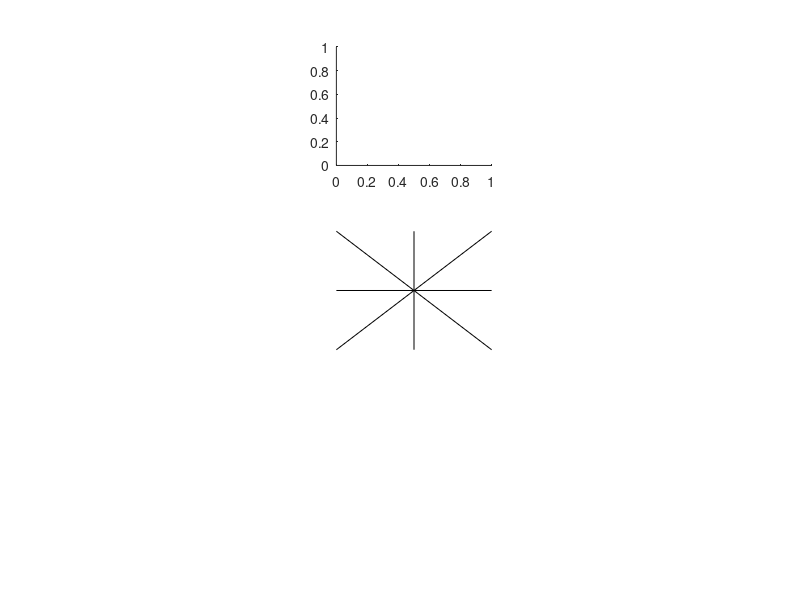

The MATLAB source for this figure: (Note: this script raises an error after producing the figure.)
%plot middle angle directions
subplot(3,3,5);
hold on;
plot([0 2],[1 1],'k',[1 1],[0 2],'k',[0 2],[0 2],'k',[0 2],[2 0],'k')
xlim([0 2])
ylim([0 2])
set(gca,'visible','off');

%plot k = 1
subplot(3,3,2);
histogram(spike_counts_per_angle{1},'Normalization','probability');
spike_counts = spike_counts_per_angle{1};
spike_counts_normalized = spike_counts/sum(spike_counts);
lambda = poissfit(spike_counts);
x = 1:50;
y = poisspdf(x,lambda);
hold on;
plot(x,y);
ylabel('Normalized Distribution')
xlabel('Spike Counts')
title('Angle = 30pi/180');
xlim([0 50])
ylim([0 0.5])

%plot k = 2
subplot(3,3,3);
histogram(spike_counts_per_angle{2},'Normalization','probability');
spike_counts = spike_counts_per_angle{2};
spike_counts_normalized = spike_counts/sum(spike_counts);
lambda = poissfit(spike_counts);
x = 1:50;
y = poisspdf(x,lambda);
hold on;
plot(x,y);
ylabel('Normalized Distribution')
xlabel('Spike Counts')
title('Angle = 70pi/180');
xlim([0 50])
ylim([0 0.5])

%plot k = 3
subplot(3,3,6);
histogram(spike_counts_per_angle{3},'Normalization','probability');
spike_counts = spike_counts_per_angle{3};
spike_counts_normalized = spike_counts/sum(spike_counts);
lambda = poissfit(spike_counts);
x = 1:50;
y = poisspdf(x,lambda);
hold on;
plot(x,y);
ylabel('Normalized Distribution')
xlabel('Spike Counts')
title('Angle = 110pi/180');
xlim([0 50])
ylim([0 0.5])

%plot k = 4
subplot(3,3,9);
histogram(spike_counts_per_angle{4},'Normalization','probability');
spike_counts = spike_counts_per_angle{4};
spike_counts_normalized = spike_counts/sum(spike_counts);
lambda = poissfit(spike_counts);
x = 1:50;
y = poisspdf(x,lambda);
hold on;
plot(x,y);
ylabel('Normalized Distribution')
xlabel('Spike Counts')
title('Angle = 150pi/180');
xlim([0 50])
ylim([0 0.5])

%plot k = 5
subplot(3,3,8);
histogram(spike_counts_per_angle{5},'Normalization','probability');
spike_counts = spike_counts_per_angle{5};
spike_counts_normalized = spike_counts/sum(spike_counts);
lambda = poissfit(spike_counts);
x = 1:50;
y = poisspdf(x,lambda);
hold on;
plot(x,y);
ylabel('Normalized Distribution')
xlabel('Spike Counts')
title('Angle = 190pi/180');
xlim([0 50])
ylim([0 0.5])

%plot k = 6
subplot(3,3,7);
histogram(spike_counts_per_angle{6},'Normalization','probability');
spike_counts = spike_counts_per_angle{6};
spike_counts_normalized = spike_counts/sum(spike_counts);
lambda = poissfit(spike_counts);
x = 1:50;
y = poisspdf(x,lambda);
hold on;
plot(x,y);
ylabel('Normalized Distribution')
xlabel('Spike Counts')
title('Angle = 230pi/180');
xlim([0 50])
ylim([0 0.5])

%plot k = 7
subplot(3,3,4);
histogram(spike_counts_per_angle{7},'Normalization','probability');
spike_counts = spike_counts_per_angle{7};
spike_counts_normalized = spike_counts/sum(spike_counts);
lambda = poissfit(spike_counts);
x = 1:50;
y = poisspdf(x,lambda);
hold on;
plot(x,y);
ylabel('Normalized Distribution')
xlabel('Spike Counts')
title('Angle = 310pi/180');
xlim([0 50])
ylim([0 0.5])

%plot k = 8
subplot(3,3,1);
histogram(spike_counts_per_angle{8},'Normalization','probability');
spike_counts = spike_counts_per_angle{8};
spike_counts_normalized = spike_counts/sum(spike_counts);
lambda = poissfit(spike_counts);
x = 1:50;
y = poisspdf(x,lambda);
hold on;
plot(x,y);
xlabel('Spike Counts')
ylabel('Normalized Distribution')
title('Angle = 350pi/180');
xlim([0 50])
ylim([0 0.5])
